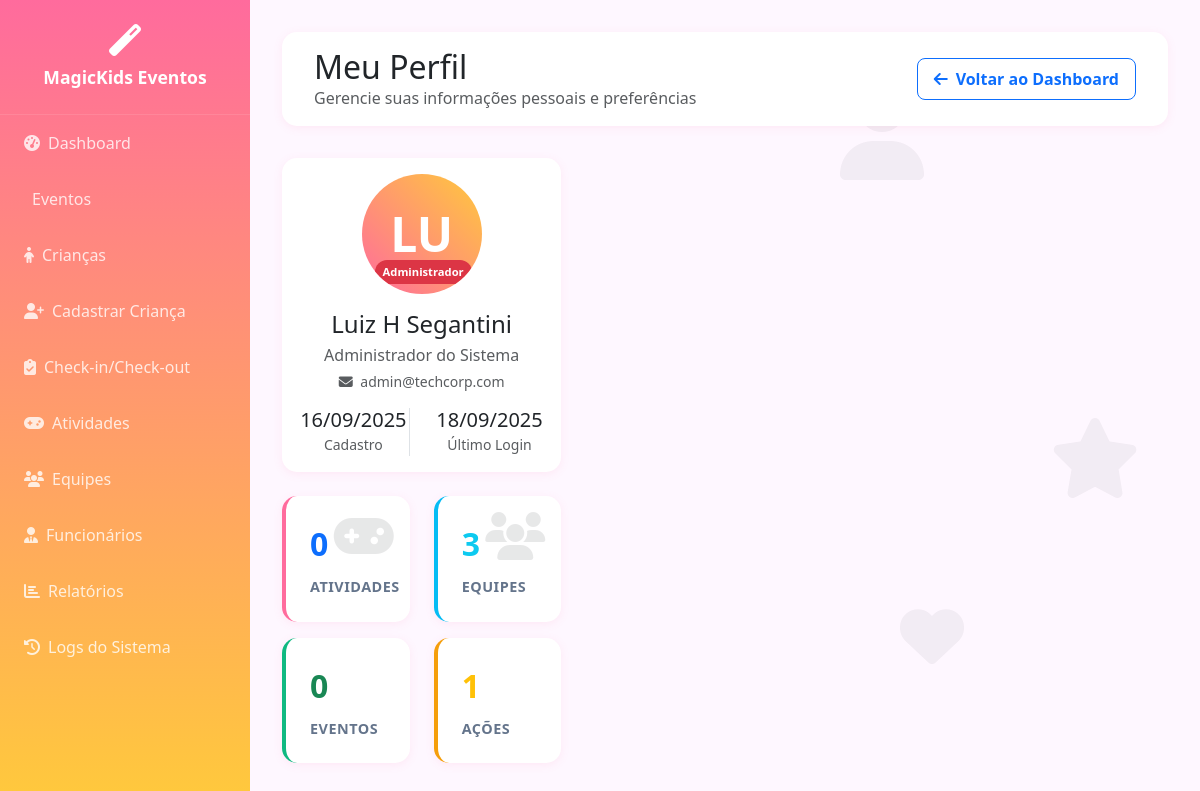
/profile.php (signed in), run on the app's committed database.
### tables this page shows
CREATE TABLE IF NOT EXISTS `usuarios` (
  `id` int(11) NOT NULL AUTO_INCREMENT,
  `nome_completo` varchar(255) NOT NULL,
  `cpf` varchar(14) NOT NULL,
  `email` varchar(255) NOT NULL,
  `cargo` varchar(100) DEFAULT NULL,
  `login` varchar(50) NOT NULL,
  `senha` varchar(255) NOT NULL,
  `perfil` enum('administrador','coordenador','animador','monitor','auxiliar') NOT NULL,
  `data_criacao` timestamp NOT NULL DEFAULT current_timestamp(),
  `data_atualizacao` timestamp NOT NULL DEFAULT current_timestamp() ON UPDATE current_timestamp(),
  PRIMARY KEY (`id`),
  UNIQUE KEY `cpf` (`cpf`),
  UNIQUE KEY `email` (`email`),
  UNIQUE KEY `login` (`login`)
);

### includes/auth.php (called while the page is built, shortened)
<?php
require_once __DIR__ . '/../config/database.php';
function hasPermission($permission) {
    $user_profile = $_SESSION['user_profile'];
    switch ($permission) {
        case 'admin':
        case 'administrador':
            return $user_profile === 'administrador';
    }
}
function getCurrentUser() {
    $database = new Database();
    $db = $database->getConnection();
    $query = "SELECT * FROM usuarios WHERE id = :id";
    $stmt = $db->prepare($query);
    $stmt->bindParam(':id', $_SESSION['user_id']);
    $stmt->execute();
    $user = $stmt->fetch();
    if ($user && isset($user['nome_completo'])) {
        $user['nome'] = $user['nome_completo'];
    }
    return $user;
}
?>

### controllers/ProfileController.php (called while the page is built, shortened)
<?php
require_once __DIR__ . '/../config/database.php';
class ProfileController
{
    private $conn;
    public function __construct()
    {
        $database = new Database();
        $this->conn = $database->getConnection();
    }
    public function getUserProfile($userId)
    {
        try {
            $sql = "SELECT
                        id,
                        nome_completo,
                        cpf,
                        email,
                        cargo,
                        login,
                        perfil,
                        data_criacao,
                        data_atualizacao
                    FROM usuarios
                    WHERE id = :user_id";
            $stmt = $this->conn->prepare($sql);
            $stmt->bindParam(':user_id', $userId, PDO::PARAM_INT);
            $stmt->execute();
            return $stmt->fetch(PDO::FETCH_ASSOC);
        } catch (PDOException $e) {
            error_log("Erro ao buscar perfil do usuário: " . $e->getMessage());
            return false;
        }
    }
    public function getUserStats($userId)
    {
        try {
            $stats = [];
            $sql = "SELECT COUNT(*) FROM logs_sistema WHERE usuario_id = :user_id";
            $stmt = $this->conn->prepare($sql);
            $stmt->bindParam(':user_id', $userId, PDO::PARAM_INT);
            $stmt->execute();
            $stats['total_logs'] = $stmt->fetchColumn();
            $sql = "SELECT COUNT(*) FROM equipe_membros WHERE usuario_id = :user_id";
            $stmt = $this->conn->prepare($sql);
            $stmt->bindParam(':user_id', $userId, PDO::PARAM_INT);
            $stmt->execute();
            $stats['total_equipes'] = $stmt->fetchColumn();
            $sql = "SELECT COUNT(*) FROM tarefas WHERE responsavel_id = :user_id";
            $stmt = $this->conn->prepare($sql);
            $stmt->bindParam(':user_id', $userId, PDO::PARAM_INT);
            $stmt->execute();
            $stats['total_atividades'] = $stmt->fetchColumn();
            $sql = "SELECT COUNT(*) FROM eventos WHERE coordenador_id = :user_id";
            $stmt = $this->conn->prepare($sql);
            $stmt->bindParam(':user_id', $userId, PDO::PARAM_INT);
            $stmt->execute();
            $stats['total_eventos_coordenados'] = $stmt->fetchColumn();
            $sql = "SELECT data_criacao FROM logs_sistema
                    WHERE usuario_id = :user_id AND acao = 'Login realizado'
                    ORDER BY data_criacao DESC LIMIT 1";
            $stmt = $this->conn->prepare($sql);
            $stmt->bindParam(':user_id', $userId, PDO::PARAM_INT);
            $stmt->execute();
            $stats['ultimo_login'] = $stmt->fetchColumn();
            return $stats;
        } catch (PDOException $e) {
            error_log("Erro ao buscar estatísticas do usuário: " . $e->getMessage());
            return [];
        }
    }
}

### config/database.php (called while the page is built, shortened)
<?php
class Database {
    private $host = "localhost";
    private $dbname = "sistema_projetos";
    private $username = "root";
    private $password = "";
    public function getConnection() {
        $this->connection = null;
        try {
            $this->connection = new PDO(
                "mysql:host=" . $this->host . ";dbname=" . $this->dbname,
                $this->username,
                $this->password
            );
            $this->connection->setAttribute(PDO::ATTR_ERRMODE, PDO::ERRMODE_EXCEPTION);
            $this->connection->setAttribute(PDO::ATTR_DEFAULT_FETCH_MODE, PDO::FETCH_ASSOC);
            $this->connection->exec("set names utf8");
        } catch(PDOException $exception) {
            echo "Erro de conexão: " . $exception->getMessage();
            die();
        }
        return $this->connection;
    }
}
?>

### profile.php (the view, shortened to what this page needs)
<?php
require_once 'includes/auth.php';
require_once 'controllers/ProfileController.php';
$profileController = new ProfileController();
$currentUser = getCurrentUser();
$userId = $currentUser['id'];
$userProfile = $profileController->getUserProfile($userId);
$userStats = $profileController->getUserStats($userId);
?>
<!DOCTYPE html>
<html lang="pt-BR">
<head>
    <link href="https://cdnjs.cloudflare.com/ajax/libs/bootstrap/5.3.2/css/bootstrap.min.css" rel="stylesheet">
    <link href="https://cdnjs.cloudflare.com/ajax/libs/font-awesome/6.4.0/css/all.min.css" rel="stylesheet">
</head>
<body>
    <div class="floating-shapes">
        <i class="fas fa-user fa-6x shape"></i>
        <i class="fas fa-star fa-5x shape"></i>
        <i class="fas fa-heart fa-4x shape"></i>
    </div>
    <nav class="sidebar">
        <div class="company-info">
            <i class="fas fa-magic"></i>
            <div class="company-name">MagicKids Eventos</div>
        </div>
        <ul class="nav flex-column">
            <li class="nav-item">
                <a class="nav-link" href="dashboard_eventos.php">
                    <i class="fas fa-tachometer-alt me-2"></i>Dashboard
                </a>
            </li>
            <li class="nav-item">
                <a class="nav-link" href="eventos.php">
                    <i class="fas fa-calendar-star me-2"></i>Eventos
                </a>
            </li>
            <li class="nav-item">
                <a class="nav-link" href="criancas.php">
                    <i class="fas fa-child me-2"></i>Crianças
                </a>
            </li>
            <li class="nav-item">
                <a class="nav-link" href="cadastro_crianca.php">
                    <i class="fas fa-user-plus me-2"></i>Cadastrar Criança
                </a>
            </li>
            <li class="nav-item">
                <a class="nav-link" href="checkin.php">
                    <i class="fas fa-clipboard-check me-2"></i>Check-in/Check-out
                </a>
            </li>
            <li class="nav-item">
                <a class="nav-link" href="atividades.php">
                    <i class="fas fa-gamepad me-2"></i>Atividades
                </a>
            </li>
            <li class="nav-item">
                <a class="nav-link" href="equipes.php">
                    <i class="fas fa-users me-2"></i>Equipes
                </a>
            </li>
            <?php if (hasPermission('administrador')): ?>
            <li class="nav-item">
                <a class="nav-link" href="funcionarios.php">
                    <i class="fas fa-user-tie me-2"></i>Funcionários
                </a>
            </li>
            <li class="nav-item">
                <a class="nav-link" href="relatorios.php">
                    <i class="fas fa-chart-bar me-2"></i>Relatórios
                </a>
            </li>
            <li class="nav-item">
                <a class="nav-link" href="logs.php">
                    <i class="fas fa-history me-2"></i>Logs do Sistema
                </a>
            </li>
            <?php endif; ?>
        </ul>
    </nav>
    <main class="main-content">
        <div class="header-bar d-flex justify-content-between align-items-center">
            <div>
                <h2 class="mb-0">Meu Perfil</h2>
                <p class="text-muted mb-0">Gerencie suas informações pessoais e preferências</p>
            </div>
            <div class="d-flex align-items-center">
                <a href="dashboard_eventos.php" class="btn btn-outline-primary">
                    <i class="fas fa-arrow-left me-2"></i>Voltar ao Dashboard
                </a>
            </div>
        </div>
        <div class="row">
            <div class="col-lg-4 mb-4">
                <div class="card">
                    <div class="card-body text-center">
                        <div class="profile-avatar">
                            <?php echo strtoupper(substr($currentUser['nome_completo'], 0, 2)); ?>
                            <span class="profile-badge bg-<?php
                                $badgeColors = [
                                    'administrador' => 'danger',
                                    'coordenador' => 'primary',
                                    'animador' => 'success',
                                    'monitor' => 'info',
                                    'auxiliar' => 'warning'
                                ];
                                echo $badgeColors[$currentUser['perfil']] ?? 'secondary';
                            ?>">
                                <?php echo ucfirst($currentUser['perfil']); ?>
                            </span>
                        </div>
                        <h4 class="mb-1"><?php echo htmlspecialchars($currentUser['nome_completo']); ?></h4>
                        <p class="text-muted mb-1"><?php echo htmlspecialchars($currentUser['cargo']); ?></p>
                        <p class="text-muted small mb-3">
                            <i class="fas fa-envelope me-1"></i>
                            <?php echo htmlspecialchars($currentUser['email']); ?>
                        </p>
                        <div class="row text-center">
                            <div class="col">
                                <div class="border-end">
                                    <h5 class="mb-0"><?php echo date('d/m/Y', strtotime($userProfile['data_criacao'])); ?></h5>
                                    <small class="text-muted">Cadastro</small>
                                </div>
                            </div>
                            <div class="col">
                                <h5 class="mb-0">
                                    <?php
                                    if ($userStats['ultimo_login']) {
                                        echo date('d/m/Y', strtotime($userStats['ultimo_login']));
                                    } else {
                                        echo 'Nunca';
                                    }
                                    ?>
                                </h5>
                                <small class="text-muted">Último Login</small>
                            </div>
                        </div>
                    </div>
                </div>
                <div class="row">
                    <div class="col-6 mb-3">
                        <div class="stat-card primary">
                            <div class="stat-number text-primary"><?php echo $userStats['total_atividades']; ?></div>
                            <div class="stat-label">Atividades</div>
                            <i class="fas fa-gamepad stat-icon"></i>
                        </div>
                    </div>
                    <div class="col-6 mb-3">
                        <div class="stat-card info">
                            <div class="stat-number text-info"><?php echo $userStats['total_equipes']; ?></div>
                            <div class="stat-label">Equipes</div>
                            <i class="fas fa-users stat-icon"></i>
                        </div>
                    </div>
                    <div class="col-6 mb-3">
                        <div class="stat-card success">
                            <div class="stat-number text-success"><?php echo $userStats['total_eventos_coordenados']; ?></div>
                            <div class="stat-label">Eventos</div>
                        </div>
                    </div>
                    <div class="col-6 mb-3">
                        <div class="stat-card warning">
                            <div class="stat-number text-warning"><?php echo $userStats['total_logs']; ?></div>
                            <div class="stat-label">Ações

### profile.php (style rules this page uses)
:root { --primary-color: #ff6b9d; --secondary-color: #ffc93c; --success-color: #10b981; --warning-color: #f59e0b; --danger-color: #ef4444; --info-color: #06bcf4; }
body { background-color: #fef7ff; font-family: 'Segoe UI', Tahoma, Geneva, Verdana, sans-serif; }
.sidebar { background: linear-gradient(180deg, var(--primary-color) 0%, var(--secondary-color) 100%); min-height: 100vh; padding: 0; position: fixed; width: 250px; z-index: 1000; }
.sidebar .company-info { padding: 1.5rem 1rem; border-bottom: 1px solid rgba(255, 255, 255, 0.1); text-align: center; }
.sidebar .company-info i { font-size: 2rem; color: white; margin-bottom: 0.5rem; }
.sidebar .company-name { color: white; font-weight: bold; font-size: 1.1rem; margin: 0; }
.sidebar .nav-link { color: rgba(255, 255, 255, 0.8); padding: 0.75rem 1rem; margin: 0.25rem 0.5rem; border-radius: 8px; transition: all 0.3s ease; }
.main-content { margin-left: 250px; padding: 2rem; }
.header-bar { background: white; border-radius: 15px; padding: 1rem 2rem; margin-bottom: 2rem; box-shadow: 0 2px 10px rgba(255, 107, 157, 0.1); }
.card { border-radius: 15px; border: none; box-shadow: 0 2px 10px rgba(255, 107, 157, 0.1); margin-bottom: 1.5rem; }
.stat-card { background: white; border-radius: 15px; padding: 1.5rem; box-shadow: 0 2px 10px rgba(255, 107, 157, 0.1); transition: transform 0.3s ease; border-left: 4px solid; position: relative; overflow: hidden; }
.stat-card.primary { border-left-color: var(--primary-color); }
.stat-card.success { border-left-color: var(--success-color); }
.stat-card.warning { border-left-color: var(--warning-color); }
.stat-card.info { border-left-color: var(--info-color); }
.stat-number { font-size: 2rem; font-weight: bold; margin-bottom: 0.5rem; }
.stat-label { color: #64748b; font-size: 0.9rem; text-transform: uppercase; font-weight: 600; letter-spacing: 0.5px; }
.stat-icon { font-size: 3rem; opacity: 0.1; position: absolute; right: 1rem; top: 1rem; }
.profile-avatar { width: 120px; height: 120px; border-radius: 50%; background: linear-gradient(45deg, var(--primary-color), var(--secondary-color)); display: flex; align-items: center; justify-content: center; color: white; font-size: 3rem; font-weight: bold; margin: 0 auto 1rem; position: relative; overflow: hidden; }
.profile-badge { position: absolute; bottom: 10px; right: 10px; padding: 0.25rem 0.5rem; border-radius: 20px; font-size: 0.7rem; font-weight: bold; }
.floating-shapes { position: fixed; top: 0; left: 0; width: 100%; height: 100%; pointer-events: none; z-index: -1; }
.shape { position: absolute; opacity: 0.05; animation: float 8s ease-in-out infinite; }
.shape:nth-child(1) { top: 10%; left: 70%; animation-delay: 0s; }
.shape:nth-child(2) { top: 50%; right: 5%; animation-delay: 3s; }
.shape:nth-child(3) { bottom: 20%; left: 75%; animation-delay: 6s; }
.btn { border-radius: 8px; font-weight: 600; padding: 0.5rem 1rem; }

### data on the page
usuarios: nome_completo "LU", perfil "Administrador", nome_completo "Luiz H Segantini", cargo "Administrador do Sistema", email "admin@techcorp.com", data_criacao "16/09/2025"

### other printed values
date('d/m/Y', strtotime($userStats['ultimo_login'])) "18/09/2025"
$userStats['total_atividades'] "0"
$userStats['total_equipes'] "3"
$userStats['total_eventos_coordenados'] "0"
$userStats['total_logs'] "1"
